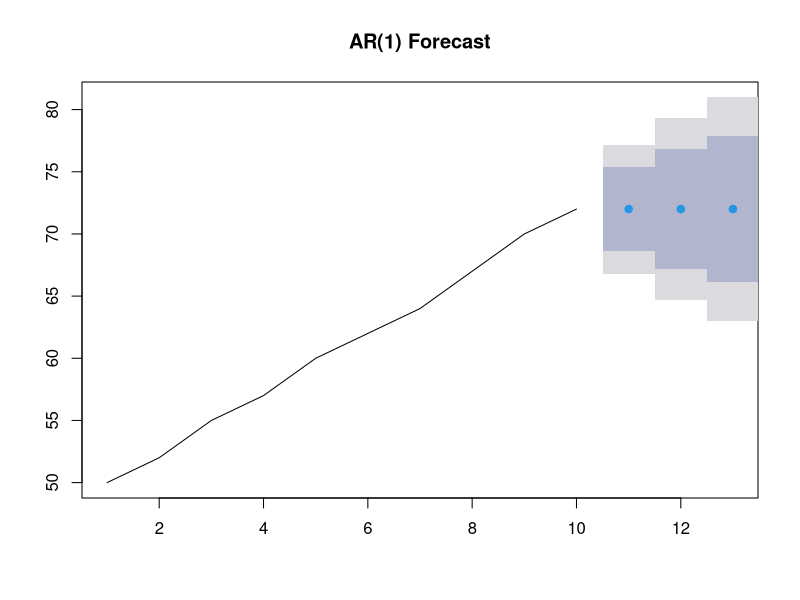
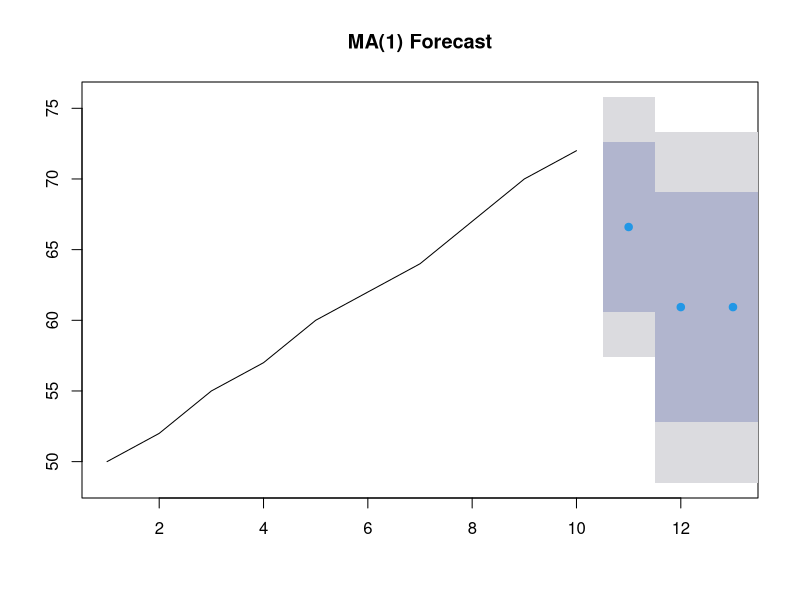
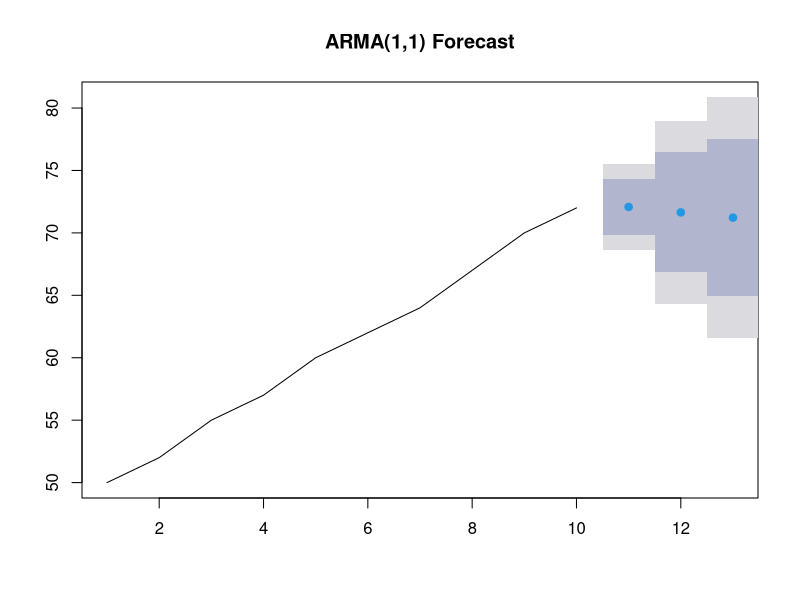
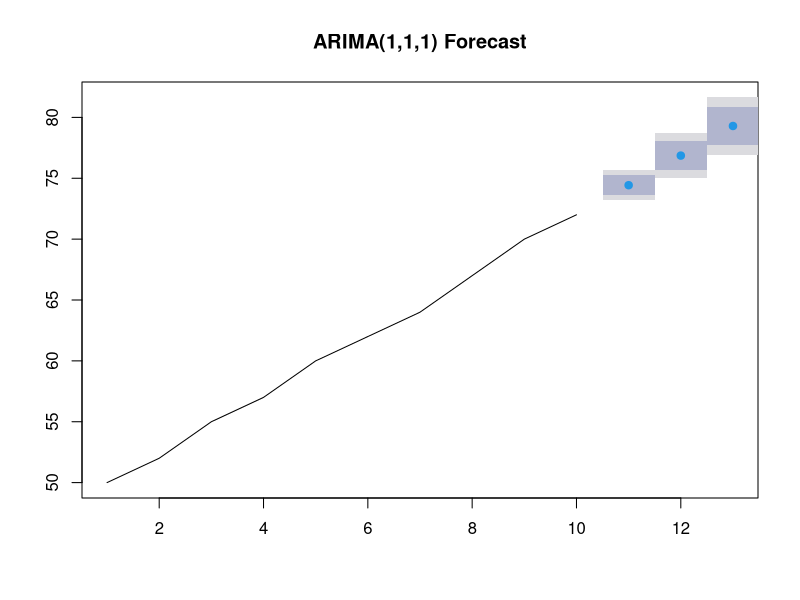
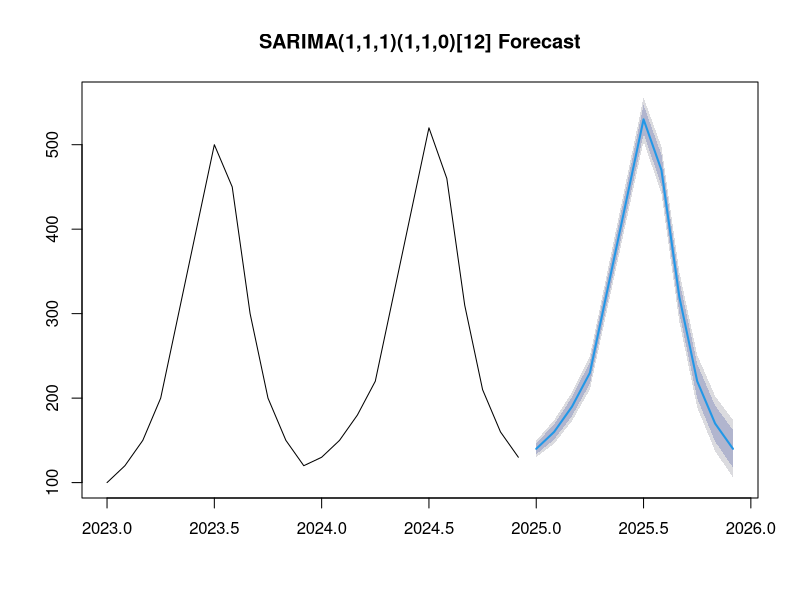

These charts were generated, in order, by the following R code:
# Install & Load required package
#install.packages("forecast")
library(forecast)

# 🔹 1️⃣    Create simple time series data
sales <- c(50, 52, 55, 57, 60, 62, 64, 67, 70, 72)
ts_sales <- ts(sales)
ts_sales




# 🔹 2️⃣   AR (AutoRegressive)
fit_ar <- Arima(ts_sales, order = c(1, 0, 0))
cat("\n---- AR(1) ----\n")
print(summary(fit_ar))


plot(forecast(fit_ar, h=3), main="AR(1) Forecast")


# 🔹 3️⃣    MA (Moving Average)
fit_ma <- Arima(ts_sales, order = c(0, 0, 1))
cat("\n---- MA(1) ----\n")
print(summary(fit_ma))


plot(forecast(fit_ma, h=3), main="MA(1) Forecast")


# 🔹 4️⃣    ARMA (AR + MA)
fit_arma <- Arima(ts_sales, order = c(1, 0, 1))
cat("\n---- ARMA(1,1) ----\n")
print(summary(fit_arma))



plot(forecast(fit_arma, h=3), main="ARMA(1,1) Forecast")


# 🔹 5️⃣ ARIMA (handles trend)
fit_arima <- Arima(ts_sales, order = c(1, 1, 1))
cat("\n---- ARIMA(1,1,1) ----\n")
print(summary(fit_arima))



plot(forecast(fit_arima, h=3), main="ARIMA(1,1,1) Forecast")


# 🔹 6️⃣    SARIMA (trend + seasonality)
# Example: monthly data with yearly seasonality
icecream <- c(100,120,150,200,300,400,500,450,300,200,150,120,
              130,150,180,220,320,420,520,460,310,210,160,130)
ts_icecream <- ts(icecream, frequency = 12, start = c(2023,1))
ts_icecream

fit_sarima <- Arima(ts_icecream, order = c(1,1,1), seasonal = c(0,1,1))
cat("\n---- SARIMA(1,1,1)(1,1,0)[12] ----\n")
print(summary(fit_sarima))



plot(forecast(fit_sarima, h=12), main="SARIMA(1,1,1)(1,1,0)[12] Forecast")





